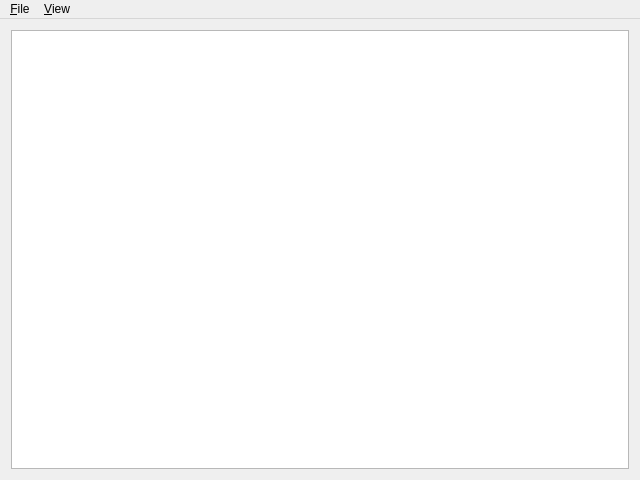
<?xml version="1.0" encoding="UTF-8"?>
<ui version="4.0">
 <class>MainWindow</class>
 <widget class="QMainWindow" name="MainWindow">
  <property name="geometry">
   <rect>
    <x>0</x>
    <y>0</y>
    <width>640</width>
    <height>480</height>
   </rect>
  </property>
  <property name="windowTitle">
   <string>ChirpEdit</string>
  </property>
  <widget class="QWidget" name="centralWidget">
   <property name="enabled">
    <bool>true</bool>
   </property>
   <layout class="QVBoxLayout" name="verticalLayout">
    <item>
     <widget class="QGraphicsView" name="graphicsView">
      <property name="enabled">
       <bool>true</bool>
      </property>
      <property name="sizePolicy">
       <sizepolicy hsizetype="Expanding" vsizetype="Expanding">
        <horstretch>0</horstretch>
        <verstretch>0</verstretch>
       </sizepolicy>
      </property>
      <property name="minimumSize">
       <size>
        <width>0</width>
        <height>0</height>
       </size>
      </property>
      <property name="maximumSize">
       <size>
        <width>16777215</width>
        <height>16777215</height>
       </size>
      </property>
      <property name="autoFillBackground">
       <bool>false</bool>
      </property>
     </widget>
    </item>
   </layout>
  </widget>
  <widget class="QMenuBar" name="menuBar">
   <property name="geometry">
    <rect>
     <x>0</x>
     <y>0</y>
     <width>640</width>
     <height>22</height>
    </rect>
   </property>
   <widget class="QMenu" name="menu_File">
    <property name="title">
     <string>&amp;File</string>
    </property>
    <addaction name="action_Open"/>
    <addaction name="action_Save"/>
    <addaction name="action_Save_As"/>
   </widget>
   <widget class="QMenu" name="menu_View">
    <property name="title">
     <string>&amp;View</string>
    </property>
    <addaction name="action_Grid_Toggle"/>
   </widget>
   <addaction name="menu_File"/>
   <addaction name="menu_View"/>
  </widget>
  <action name="action_Open">
   <property name="text">
    <string>&amp;Open</string>
   </property>
  </action>
  <action name="action_Save">
   <property name="text">
    <string>&amp;Save</string>
   </property>
  </action>
  <action name="action_Save_As">
   <property name="text">
    <string>&amp;Save As...</string>
   </property>
  </action>
  <action name="action_Grid_Toggle">
   <property name="checkable">
    <bool>true</bool>
   </property>
   <property name="text">
    <string>&amp;Grid Toggle</string>
   </property>
  </action>
 </widget>
 <layoutdefault spacing="6" margin="11"/>
 <tabstops>
  <tabstop>graphicsView</tabstop>
 </tabstops>
 <resources/>
 <connections/>
</ui>
